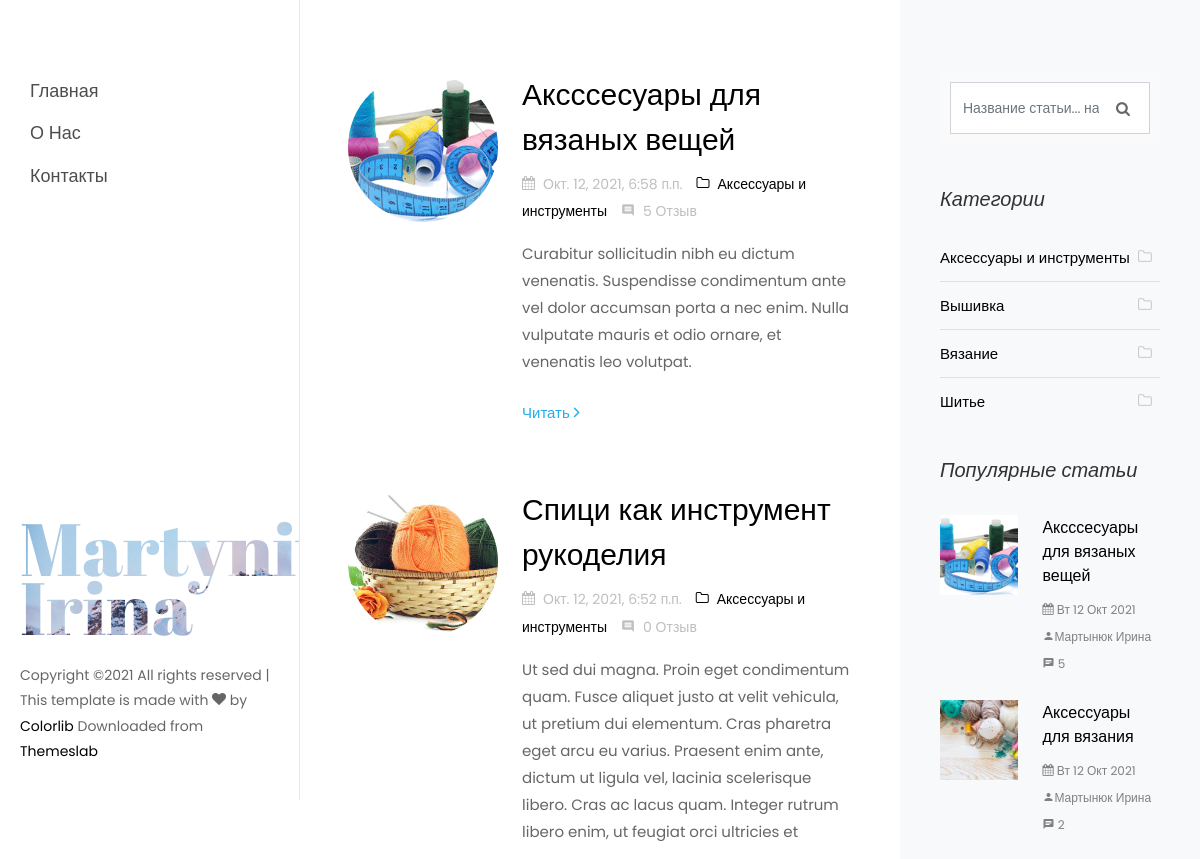
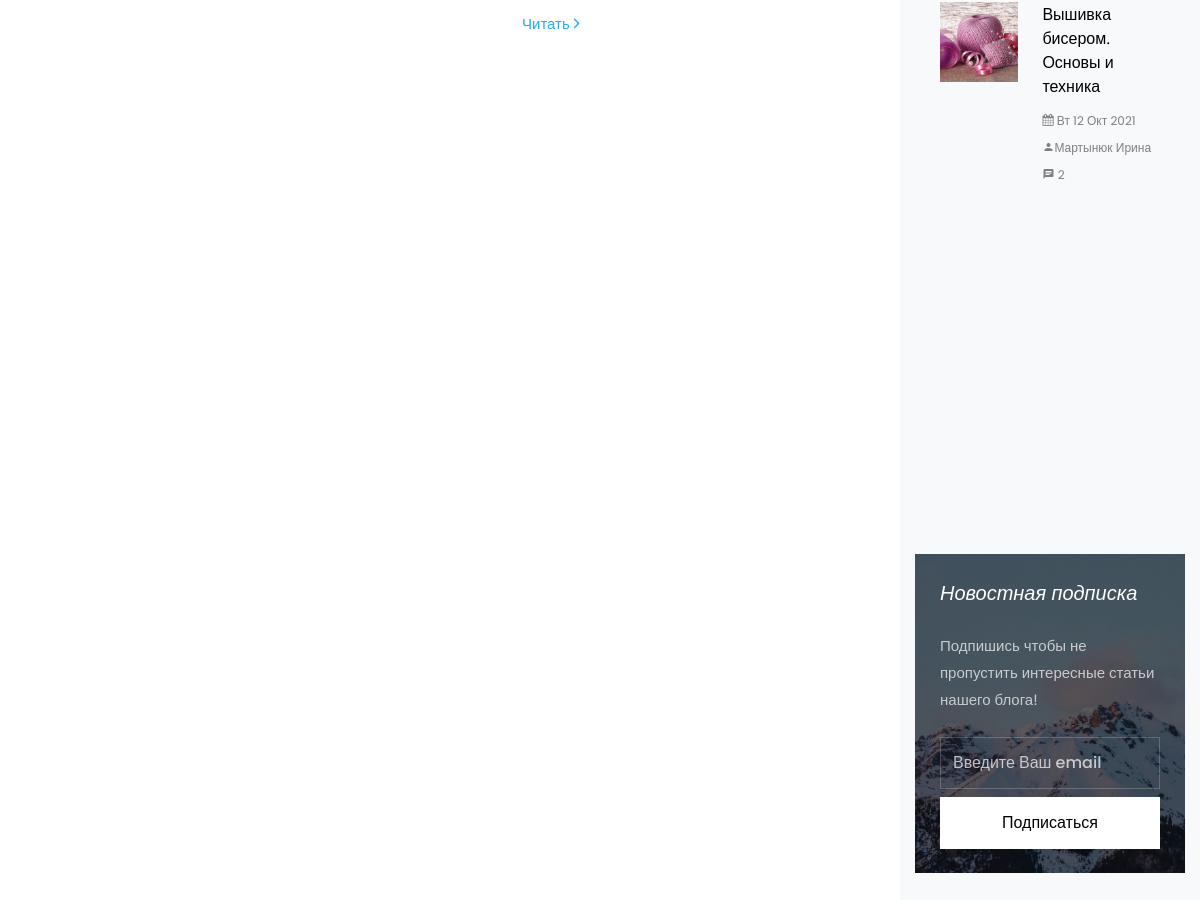
Page /category/aksessuary-i-instrumenty/ on the committed database (2 pictures, top to bottom).
### blog_app/models.py (models this page shows, shortened)
class Article(models.Model):
    title = models.CharField(max_length=256, blank=False, verbose_name='Название')
    category = models.ForeignKey('Category', on_delete=models.CASCADE, verbose_name='Категория')
    slug = models.SlugField(max_length=256, db_index=True)
    short_content = models.TextField(verbose_name='Краткое описание', max_length=300, default='Нет описания')
    content = models.TextField(blank=True, default='Нет описания', verbose_name='Текст статьи')
    created_at = models.DateTimeField(auto_now_add=True, verbose_name='Дата публикации')
    updated_at = models.DateTimeField(auto_now=True, verbose_name='Дата обновления')
    image = models.ImageField(upload_to='blog_images/%Y/%m/%d', verbose_name='Изображение', blank=False)
    draft = models.BooleanField(verbose_name='Черновик', default=False)
    author = models.CharField(verbose_name='Автор', blank=False, max_length=150)
    tags = TaggableManager()
    class Meta:
        ordering = ('-created_at',)
        verbose_name = 'Статья'
        verbose_name_plural = 'Статьи'
    def get_absolute_url(self):
        return reverse('article_detail', kwargs={'slug': self.slug})

class Category(models.Model):
    name = models.CharField(max_length=150, blank=False, db_index=True, verbose_name='Наименование')
    slug = models.SlugField(max_length=150, unique=True, blank=False, db_index=True)
    created_at = models.DateTimeField(auto_now_add=True, verbose_name='Дата создания')
    updated_at = models.DateTimeField(auto_now=True, verbose_name='Дата обновления')
    class Meta:
        ordering = ('name',)
        verbose_name = 'Категория'
        verbose_name_plural = 'Категории'
    def __str__(self):
        return self.name
    def get_absolute_url(self):
        return reverse('article_category_list', kwargs={'slug': self.slug})

### blog_app/views.py (the view)
# urls.py: path('category/<slug:slug>/', views.CategoryView.as_view(), name='article_category_list'),
class CategoryView(DataMixin, ListView):
    extra_context = {'title': 'Категории'}
    def get_queryset(self):
        return Article.objects.filter(category__slug=self.kwargs['slug'], draft=False)

### email_contact/forms.py
class ContactForm(forms.ModelForm):
    class Meta:
        model = Contact
        fields = ('email',)
        widgets = {
            'email': forms.EmailInput(
                attrs={
                    'class': 'form-control',
                    'placeholder': 'Введите Ваш email'
                }
            )
        }
        labels = {
            'email': ''
        }

### blog_app/templatetags/article_tag.py (called while the page is built)
@register.simple_tag()
def get_categories():
    return Category.objects.all()

@register.simple_tag()
def get_tags():
    return Tag.objects.all()

@register.simple_tag()
def get_archives():
    return Article.objects.dates('created_at', 'month', order='DESC').filter(draft=False)

@register.inclusion_tag('tags/popular_articles.html')
def get_popular_articles(count=None):
    popular_articles = Article.objects.annotate(
        num_comments=Count('reviews')
    ).order_by('-num_comments').filter(draft=False)[:count]
    return {
        'popular_articles': popular_articles
    }

### email_contact/templatetags/contact_tags.py (called while the page is built)
@register.inclusion_tag("contact/tags/form.html")
def contact_form():
    return {'contact_form': ContactForm()}

### templates/index.html (shortened to what this page needs)
{% extends 'partials/base.html' %}
{% block content %}
    <div class="col-xl-8 py-5 px-md-5">
        <div class="row pt-md-4">
            {% for article in articles %}
                <div class="col-md-12">
                    <div class="blog-entry ftco-animate d-md-flex">
                        <a href="#" class="img img-2"
                           style="background-image: url({{ article.image.url }});"></a>
                        <div class="text text-2 pl-md-4">
                            <h3 class="mb-2"><a href="{{ article.get_absolute_url }}">{{ article.title}}</a>
                            </h3>
                            <div class="meta-wrap ">
                                <p class="meta">
                                    <span><i class="icon-calendar mr-2"></i>{{ article.created_at }}</span>
                                    <span><a href="{{ article.category.get_absolute_url }}"><i class="icon-folder-o mr-2"></i>{{ article.category }}</a></span>
                                    <span><i class="icon-comment2 mr-2"></i>{{ article.reviews_set.count }} Отзыв</span>
                                </p>
                            </div>
                            <p class="mb-4">{{ article.short_content }}</p>
                            <p><a href="{{ article.get_absolute_url }}" class="btn-custom">Читать <span
                                    class="ion-ios-arrow-forward"></span></a></p>
                        </div>
                    </div>
                </div>
            {% empty %}
            <h4>Список статей пуст</h4>
            {% endfor %}
        </div>
    </div>
{% endblock %}

### templates/partials/sidebar.html (shortened to what this page needs)
{% load article_tag %}
{% load contact_tags %}
<div class="col-xl-4 sidebar ftco-animate bg-light pt-5">
    <div class="sidebar-box pt-md-4">
        <form action="{% url 'search' %}" method="get" class="search-form">
            <div class="form-group">
                <span class="icon icon-search"></span>
                <input type="text" class="form-control" placeholder="Название статьи... нажмите Enter"
                       name="search_query">
            </div>
        </form>
    </div>
    <div class="sidebar-box ftco-animate">
        <h3 class="sidebar-heading">Категории</h3>
        <ul class="categories">
            {% get_categories as categories %}
            {% for category in categories %}
                <li class="colorlib-active"><a href="{{ category.get_absolute_url }}">{{ category.name }}<span><i
                        class="icon-folder-o mr-2"></i></span></a></li>
            {% endfor %}
        </ul>
    </div>
    {% get_popular_articles count=3 %}
    <div class="sidebar-box subs-wrap img py-4"
         style="background-image: url(/static/images/bg_1.jpg);">
        {% contact_form %}
    </div>
</div>

### templates/tags/popular_articles.html
<div class="sidebar-box ftco-animate">
    <h3 class="sidebar-heading">Популярные статьи</h3>
    {% for popular in popular_articles %}
        <div class="block-21 mb-4 d-flex">
            <a class="blog-img mr-4" style="background-image: url({{ popular.image.url }});"></a>
            <div class="text">
                <h3 class="heading"><a href="{{ popular.get_absolute_url }}">{{ popular.title }}</a>
                </h3>
                <div class="meta">
                    <div><a href="#"><span class="icon-calendar"></span> {{ popular.created_at|date:"D d M Y" }}</a></div>
                    <div><a href="#"><span class="icon-person"></span>{{ popular.author }}</a></div>
                    <div><a href="#"><span class="icon-chat"></span> {{ popular.reviews_set.count }}</a></div>
                </div>
            </div>
        </div>
        {% empty %}
        <h4>Список популярных статей пуст</h4>
    {% endfor %}
</div>

### static/css/icomoon.css (style rules this page uses)
[class^="icon-"], [class*=" icon-"] { font-family: 'icomoon' !important; speak: none; font-style: normal; font-weight: normal; font-variant: normal; text-transform: none; line-height: 1; -webkit-font-smoothing: antialiased; -moz-osx-font-smoothing: grayscale; }
.icon-search:before { content: "\f002"; }
.icon-calendar:before { content: "\f073"; }
.icon-folder-o:before { content: "\f114"; }
.icon-chat:before { content: "\e0b7"; }
.icon-comment2:before { content: "\e0b9"; }
.icon-person:before { content: "\e7fd"; }

### rows in the picture
Article: image (picture), title "Аксссесуары для вязаных вещей", created_at "Окт. 12, 2021, 6:58 п.п.", category "Аксессуары и инструменты", reviews_set.count "5", short_content "Curabitur sollicitudin nibh eu dictum venenatis. Suspendisse condimentum ante vel dolor accumsan porta a nec enim. Nulla vulputate mauris et odio ornare, et venenatis leo volutpat.", created_at "Вт 12 Окт 2021", author "Мартынюк Ирина"
Article: image (picture), title "Спици как инструмент рукоделия", created_at "Окт. 12, 2021, 6:52 п.п.", category "Аксессуары и инструменты", reviews_set.count "0", short_content "Ut sed dui magna. Proin eget condimentum quam. Fusce aliquet justo at velit vehicula, ut pretium dui elementum. Cras pharetra eget arcu eu varius. Praesent enim ante, dictum ut ligula vel, lacinia scelerisque libero. Cras ac lacus quam. Integer rutrum libero enim, ut feugiat orci ultricies et"
Category: name "Аксессуары и инструменты"
Category: name "Вышивка"
Category: name "Вязание"
Category: name "Шитье"
Article: image (picture), title "Аксессуары для вязания", created_at "Вт 12 Окт 2021", author "Мартынюк Ирина", reviews_set.count "2"
Article: image (picture), title "Вышивка бисером. Основы и техника", created_at "Вт 12 Окт 2021", author "Мартынюк Ирина", reviews_set.count "2"
